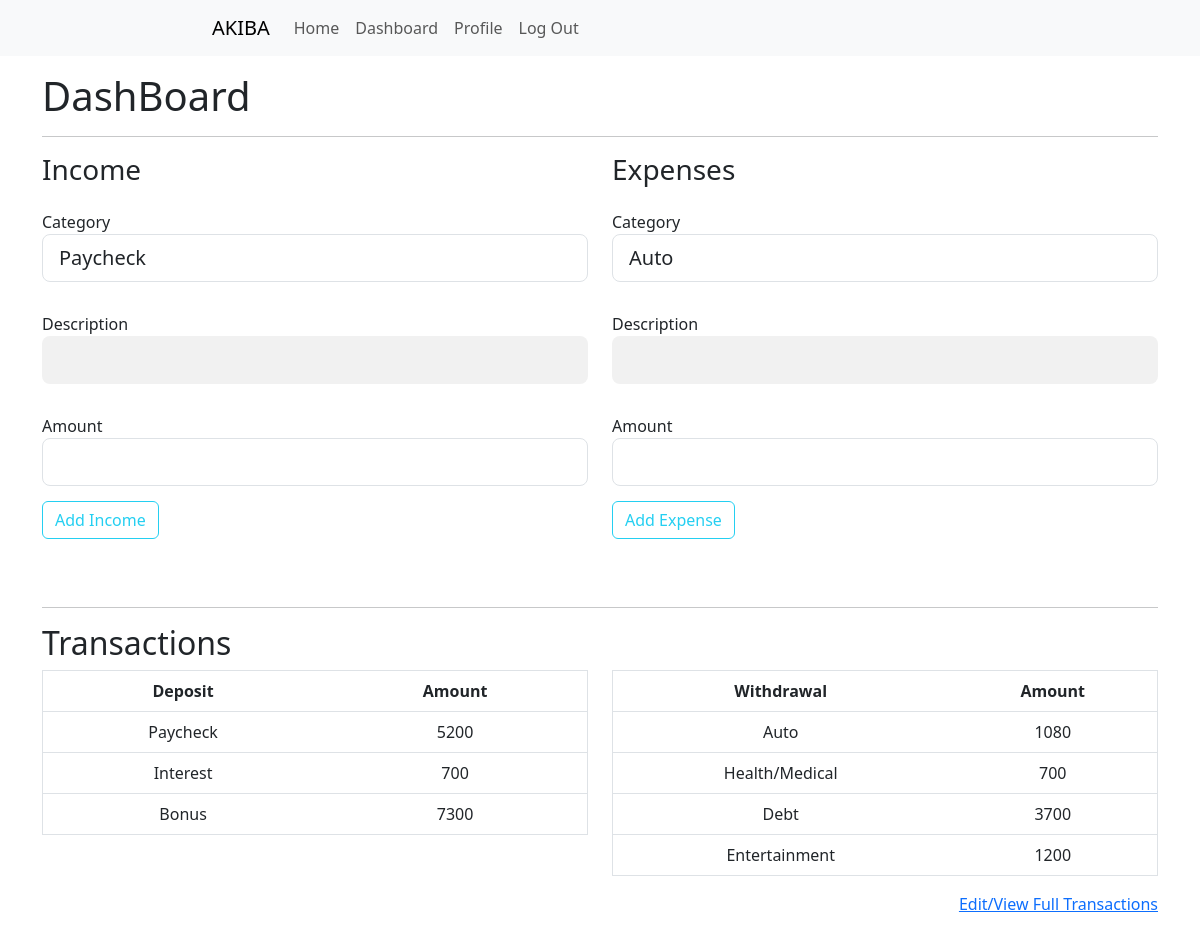
The page /dashboard (signed in) on the database its author committed.
### budgeting_app/models.py (models this page shows, shortened)
class Budget(db.Model):
    id = db.Column(db.Integer, primary_key=True)
    date_posted = db.Column(db.DateTime, nullable=False, default=datetime.utcnow)
    deposit_category = db.Column(db.String(20))
    deposit_description = db.Column(db.String(20))
    deposit_amount = db.Column(db.Integer)
    withdraw_category = db.Column(db.String(20))
    withdraw_description = db.Column(db.String(20))
    withdraw_amount = db.Column(db.Integer)
    user_id = db.Column(db.Integer, db.ForeignKey('user.id'), nullable=False)

### budgeting_app/routes.py (the view, shortened to what this page needs)
@app.route("/dashboard", methods=['GET', 'POST'])
@login_required
def user_dashboard():
    depositform = DepositForm()
    spendingform = SpendingForm()
    deposit_ledger = OrderedDict()
    withdraw_ledger = OrderedDict()
    d_headings = ('Deposit', 'Amount')
    w_headings = ('Withdrawal', 'Amount')
    result = Budget.query.filter_by(user_id=current_user.id).with_entities(Budget.deposit_category, Budget.deposit_amount, Budget.withdraw_category, Budget.withdraw_amount)
    for row in result:
        if row[0]:
            deposit = row[0]
            if deposit_ledger.get(deposit):
                deposit_ledger[deposit] += row[1]
            else:
                deposit_ledger[deposit] = row[1]
        else:
            withdraw = row[2]
            if withdraw_ledger.get(withdraw):
                withdraw_ledger[withdraw] += row[3]
            else:
                withdraw_ledger[withdraw] = row[3]
    return render_template("public/dashboard.html", depositform=depositform, spendingform=spendingform, d_headings=d_headings, w_headings=w_headings, deposit_ledger=deposit_ledger, withdraw_ledger=withdraw_ledger)

### budgeting_app/forms.py
class DepositForm(FlaskForm):
    deposit_category = SelectField('Category', choices=['Paycheck', 'Savings', 'Bonus', 'Interest', 'Other', 'Custom'], validators=[DataRequired()])
    deposit_description = StringField('Description')
    deposit_amount = IntegerField('Amount', validators=[DataRequired()])
    submit = SubmitField('Add Income')

class SpendingForm(FlaskForm):
    withdraw_category = SelectField('Category', choices=['Auto', 'Utilities', 'Health/Medical', 'Home', 'Personal', 'Travel', 'Debt', 'Entertainment', 'Dining', 'Miscellaneous', 'Transportation', 'Education', 'Custom'], validators=[DataRequired()])
    withdraw_description = StringField('Description')
    withdraw_amount = IntegerField('Amount', validators=[DataRequired()])
    submit = SubmitField('Add Expense')

### budgeting_app/models.py (called while the page is built)
@login_manager.user_loader
def load_user(user_id):
    return User.query.get(int(user_id))

### budgeting_app/templates/public/dashboard.html (shortened to what this page needs)
{% extends "public/templates/public_template.html" %}
{% block main %}
<div class="container">
    <h1>DashBoard</h1>
    <hr>
    <div class="row">
        <div class="col-md-6">
            <form method="POST" action="">
                <h3>Income</h3>
                <div class="form-group col">
                    {{ depositform.deposit_category.label(class="form-control-label") }}
                    {{ depositform.deposit_category(class="form-control form-control-lg") }}
                </div>
                <div class="form-group col">
                    {{ depositform.deposit_description.label(class="form-control-label") }}
                    {{ depositform.deposit_description(class="form-control form-control-lg") }}
                </div>
                <div class="form-group col">
                    {{ depositform.deposit_amount.label(class="form-control-label") }}
                    {{ depositform.deposit_amount(class="form-control form-control-lg") }}
                </div>
                <div class="registerbtn">
                    {{ depositform.submit(class="btn btn-outline-info") }}
                </div>
            </form>
        </div>
        <div class="col-md-6">
            <form method="POST" , action="">
                <h3>Expenses</h3>
                <div class="form-group col">
                    {{ spendingform.withdraw_category.label(class="form-control-label") }}
                    {{ spendingform.withdraw_category(class="form-control form-control-lg") }}
                </div>
                <div class="form-group col">
                    {{ spendingform.withdraw_description.label(class="form-control-label") }}
                    {{ spendingform.withdraw_description(class="form-control form-control-lg") }}
                </div>
                <div class="form-group col">
                    {{ spendingform.withdraw_amount.label(class="form-control-label") }}
                    {{ spendingform.withdraw_amount(class="form-control form-control-lg") }}
                </div>
                <div class="registerbtn">
                    {{ spendingform.submit(class="btn btn-outline-info") }}
                </div>
            </form>
        </div>
    </div>
</div>
<div class="container">
    <hr>
    <h2>Transactions</h2>
    <div class="row">
        <div class="col">
            <table class="table">
                <tr class="table_header">
                    {% for header in d_headings %}
                    <th class="table_cell">{{ header }}</th>
                    {% endfor %}
                </tr>
                {% for key, value in deposit_ledger.items() %}
                <tr class="table_row">
                    <td class="table_cell">
                        {{ key }}
                    </td>
                    <td class="table_cell">
                        {{ value }}
                    </td>
                    {% endfor %}
                </tr>
            </table>
        </div>
        <div class="col">
            <table class="table">
                <tr class="table_header">
                    {% for header in w_headings %}
                    <th class="table_cell">{{ header }}</th>
                    {% endfor %}
                </tr>
                {% for key, value in withdraw_ledger.items() %}
                <tr class="table_row">
                    <td class="table_cell">
                        {{ key }}
                    </td>
                    <td class="table_cell">
                        {{ value }}
                    </td>
                    {% endfor %}
                </tr>
            </table>
        </div>
    </div>
    <div class="link">
        <a href="{{url_for('user_transactions')}}">Edit/View Full Transactions</a>
    </div>
</div>
{% endblock %}

### budgeting_app/templates/public/templates/public_template.html (shortened to what this page needs)
<!DOCTYPE html>
<html lang="en">
<head>
    <link rel="stylesheet" href="{{ url_for('static', filename='css/index.css') }}">
    <link href="https://cdn.jsdelivr.net/npm/bootstrap@5.3.0-alpha1/dist/css/bootstrap.min.css" rel="stylesheet"
>
</head>
<body>
    <header class="site-header">
        <nav class="navbar navbar-expand-lg bg-body-tertiary">
            <div class="container-fluid col-md-8">
                <a class="navbar-brand" href="#">AKIBA</a>
                <div class="collapse navbar-collapse" id="navbarNav">
                    <ul class="navbar-nav">
                        <li class="nav-item">
                            <a class="nav-link" href="{{ url_for('index') }}">Home</a>
                        </li>
                        {% if current_user.is_authenticated %}
                        <li class="nav-item">
                            <a class="nav-link" href="{{ url_for('user_dashboard') }}">Dashboard</a>
                        </li>
                        <li class="nav-item">
                            <a class="nav-link" href="{{ url_for('user_profile') }}">Profile</a>
                        </li>
                        <li class="nav-item">
                            <a class="nav-link" href="{{ url_for('logout') }}">Log Out</a>
                        </li>
                        {% endif %}
                    </ul>
                </div>
            </div>
        </nav>
    </header>
    <main>
        {% block main %}{% endblock %}
    </main>
</body>
</html>

### budgeting_app/static/css/index.css (style rules this page uses)
* { box-sizing: border-box }
.container { padding: 16px; }
input[type=text], input[type=password] { width: 100%; border: none; background: #f1f1f1; }
.form-group { width: 100%; padding: 15px; padding-left: 0px; padding-right: 0px; display: inline-block; outline: none; }
hr { border: 1px solid #f1f1f1; margin-bottom: 25px; }
.registerbtn { color: white; border: none; cursor: pointer; width: 100%; opacity: 0.9; margin-bottom: 20px; }
a { color: dodgerblue; }
table { border: 1px solid #f1f1f1; border-spacing: 0; background-color: #f1f1f1 }
.table_row:nth-child(even) { background-color: #e5e5e5; }
.table_header { text-align: left; }
.table_cell { padding: 10px; text-align: center; }
.link { text-align: right; }

### rows shown on the page
Budget: deposit_category "Paycheck", value "5200"
Budget: deposit_category "Interest", value "700"
Budget: deposit_category "Bonus", deposit_amount "7300"
Budget: withdraw_category "Auto", value "1080"
Budget: withdraw_category "Health/Medical", withdraw_amount "700"
Budget: withdraw_category "Debt", withdraw_amount "3700"
Budget: withdraw_category "Entertainment", withdraw_amount "1200"

### other values the page prints
{{ depositform.deposit_category.label(class="form-control-label") }} "Category"
{{ depositform.deposit_description.label(class="form-control-label") }} "Description"
{{ depositform.deposit_amount.label(class="form-control-label") }} "Amount"
{{ spendingform.withdraw_category.label(class="form-control-label") }} "Category"
{{ spendingform.withdraw_description.label(class="form-control-label") }} "Description"
{{ spendingform.withdraw_amount.label(class="form-control-label") }} "Amount"
{{ header }} "Deposit" "Amount"
{{ header }} "Withdrawal" "Amount"
